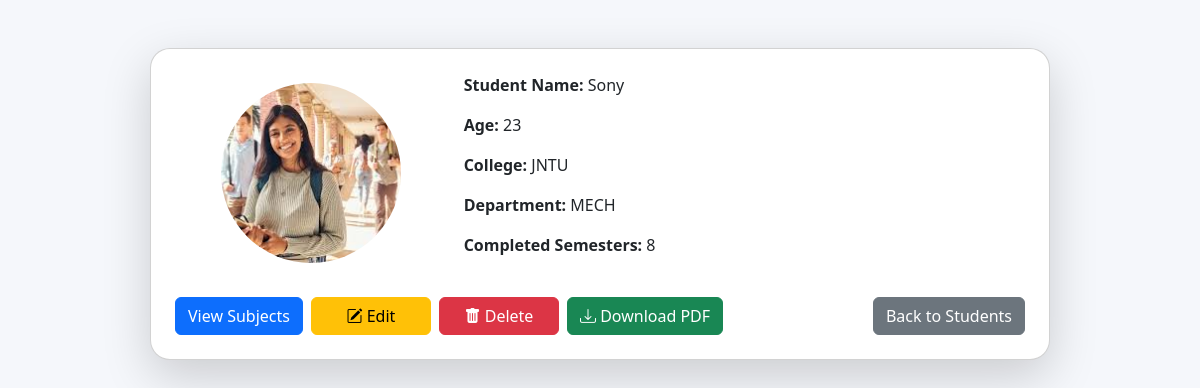
The page /student/18/ on the database as committed earlier.
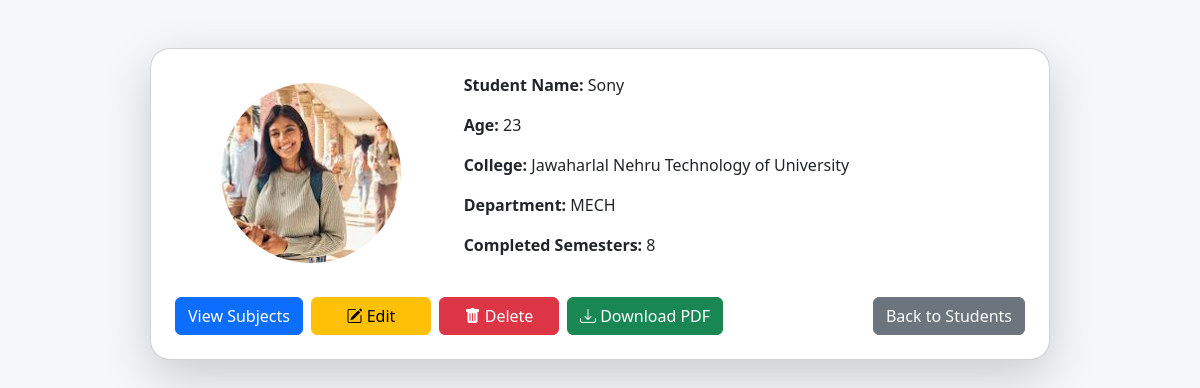
The same page on the database as committed later.
### app2/models.py (models this page shows, shortened)
class Student(models.Model):
    sid = models.AutoField(primary_key=True)
    sname = models.CharField(max_length=100)
    sage = models.PositiveIntegerField()
    college = models.ForeignKey(College, on_delete=models.CASCADE)
    department = models.ForeignKey(Department, on_delete=models.CASCADE)
    semester = models.ForeignKey(Semester, on_delete=models.CASCADE, null=True, blank=True)
    photo = models.ImageField(upload_to='students/', blank=True, null=True)
    joined_year = models.PositiveIntegerField("Joined Year")

class College(models.Model):
    cid = models.AutoField(primary_key=True)
    college_name = models.CharField(max_length=100)

class Department(models.Model):
    did = models.AutoField(primary_key=True)
    dept_name = models.CharField(max_length=100)

### app2/views.py (the view)
# urls.py: path('student/<int:student_id>/', views.student_profile, name='student_profile'),
def student_profile(request, student_id):
    student = get_object_or_404(Student, sid=student_id)
    colleges = College.objects.all()
    departments = Department.objects.all()
    completed_semesters = calculate_completed_semesters(student.joined_year)
    semesters = Semester.objects.all().order_by("year", "sem_name")
    marks_map = {m.subject_id: m.marks for m in Mark.objects.filter(student=student)}
    semester_subjects = []
    total_points = 0
    subjects_with_marks_count = 0
    for sem_index, sem in enumerate(semesters, start=1):
        subjects = Subject.objects.filter(
            department=student.department,
            semester=sem
        ).order_by("subject_id")
        subjects_with_marks = []
        sem_total_points = 0
        sem_total_credits = 0
        for sub in subjects:
            marks = marks_map.get(sub.subject_id)
            earned_credits = 0
            gp = 0
            if marks is not None and sem_index <= completed_semesters:
                gp = get_grade_point(marks)
                sem_total_points += gp * sub.credits
                sem_total_credits += sub.credits
                total_points += gp
                subjects_with_marks_count += 1
                if marks >= PASS_MARK:
                    earned_credits = sub.credits
            subjects_with_marks.append({
                "subject": sub,
                "marks": marks if sem_index <= completed_semesters else None,
                "earned_credits": earned_credits,
                "grade_point": gp
            })
        semester_gpa = round(
            sem_total_points / sem_total_credits, 2
        ) if sem_total_credits else None
        semester_subjects.append({
            "semester": sem,
            "subjects": subjects_with_marks,
            "is_completed": sem_index <= completed_semesters,
            "semester_gpa": semester_gpa
        })
    cgpa = round(
        total_points / subjects_with_marks_count, 2
    ) if subjects_with_marks_count else 0.00
    return render(request, "app/student_profile.html", {
        "student": student,
        "colleges": colleges,
        "departments": departments,
        "semester_subjects": semester_subjects,
        "completed_semesters": completed_semesters,
        "total_credits": sum(
            sub['earned_credits']
            for sem in semester_subjects
            for sub in sem['subjects']
        ),
        "cgpa": cgpa
    })

### app2/views.py (called while the page is built)
def calculate_completed_semesters(joined_year):
    today = date.today()
    years_passed = today.year - joined_year
    if today.month >= 6:
        completed = years_passed * 2
    else:
        completed = (years_passed * 2) - 1
    return max(0, min(completed, 8))

def get_grade_point(marks):
    if marks >= 90: return 10
    if marks >= 80: return 9
    if marks >= 70: return 8
    if marks >= 60: return 7
    if marks >= 50: return 6
    if marks >= 40: return 5
    return 0

### templates/app/student_profile.html (shortened to what this page needs)
<!DOCTYPE html>
<html lang="en">
<head>
    <link href="https://cdn.jsdelivr.net/npm/bootstrap@5.3.2/dist/css/bootstrap.min.css" rel="stylesheet">
    <link rel="stylesheet" href="https://cdn.jsdelivr.net/npm/bootstrap-icons@1.10.5/font/bootstrap-icons.css">
</head>
<body>
    <div class="container mt-5">
        <div class="card p-4 shadow-lg" style="max-width: 900px; margin:auto;">
            <div class="row g-3 align-items-center">
                <div class="col-md-4 text-center">
                    {% if student.photo %}
                    <img src="{{ student.photo.url }}" alt="Student Photo" class="profile-photo">
                    {% else %}
                    <img src="https://via.placeholder.com/180" alt="No Photo" class="profile-photo">
                    {% endif %}
                </div>
                <div class="col-md-8">
                    <p><strong>Student Name:</strong> {{ student.sname }}</p>
                    <p><strong>Age:</strong> {{ student.sage }}</p>
                    <p><strong>College:</strong> {{ student.college.college_name }}</p>
                    <p><strong>Department:</strong> {{ student.department.dept_name }}</p>
                    <p><strong>Completed Semesters:</strong> {{ completed_semesters }}</p>
                </div>
            </div>
            <div class="d-flex justify-content-between mt-4 action-buttons">
                <div class="d-flex gap-2">
                    <button class="btn btn-primary" id="toggleSubjectsBtn">View Subjects</button>
                    <button class="btn btn-warning" data-bs-toggle="modal" data-bs-target="#editStudentModal">
                        <i class="bi bi-pencil-square"></i> Edit
                    </button>
                    <button class="btn btn-danger" data-bs-toggle="modal" data-bs-target="#deleteStudentModal">
                        <i class="bi bi-trash-fill"></i> Delete
                    </button>
                    <a href="{% url 'export_student_pdf' student.sid %}"
   class="btn btn-success">
   <i class="bi bi-download"></i> Download PDF
</a>
                </div>
                <a href="{% url 'home' %}" class="btn btn-secondary">Back to Students</a>
            </div>
        </div>
    </div>
</body>
</html>

Rows that differ between the two databases and show on the page:
changed through a linked row, Student "Sony": college.college_name "JNTU" → "Jawaharlal Nehru Technology of University"
